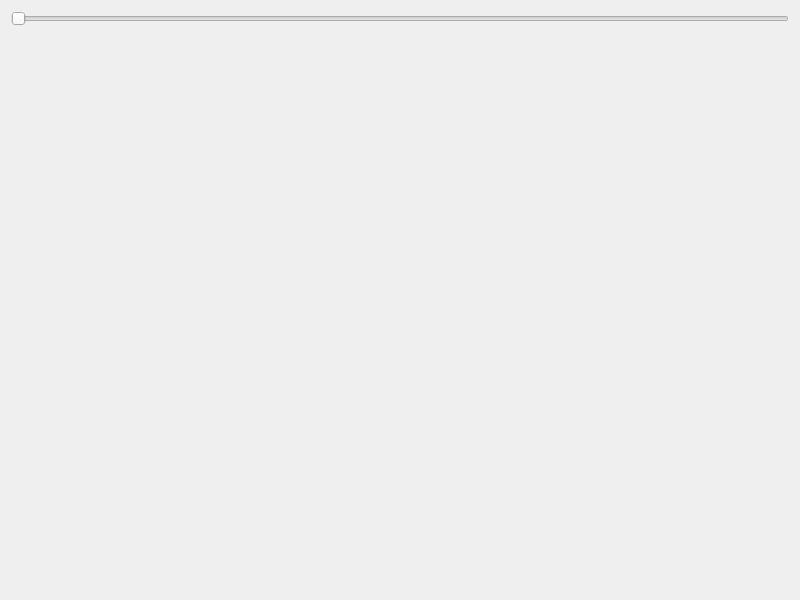
<?xml version="1.0" encoding="UTF-8"?>
<ui version="4.0">
 <class>Dialog</class>
 <widget class="QDialog" name="Dialog">
  <property name="geometry">
   <rect>
    <x>0</x>
    <y>0</y>
    <width>800</width>
    <height>600</height>
   </rect>
  </property>
  <property name="windowTitle">
   <string>Dialog</string>
  </property>
  <layout class="QGridLayout" name="gridLayout">
   <item row="2" column="0">
    <widget class="QLabel" name="label_pic">
     <property name="text">
      <string/>
     </property>
    </widget>
   </item>
   <item row="1" column="0">
    <widget class="QSlider" name="horizontalSlider">
     <property name="orientation">
      <enum>Qt::Horizontal</enum>
     </property>
    </widget>
   </item>
  </layout>
 </widget>
 <resources/>
 <connections/>
</ui>
